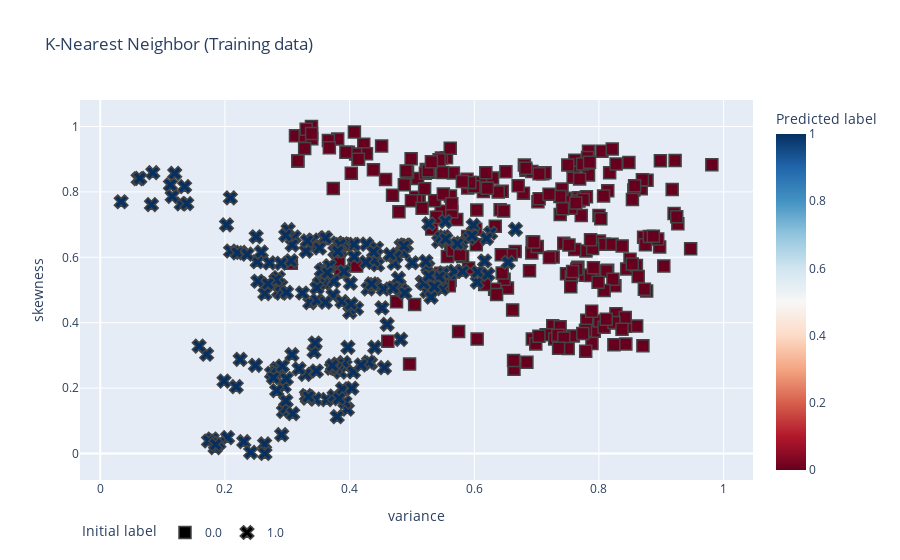

The notebook cell saved with this chart:
### Markdown cell above
# 4. Classification algorithms

### Code cell
# KNN classifier
from sklearn.neighbors import KNeighborsClassifier

# Define the model
knn = KNeighborsClassifier(n_neighbors=5)

# Train the model
knn.fit(X_train.values, y_train.values)

# Make predictions
knn_predictions = knn.predict(X_test.values)

# Visualize the kNN scatter plot
# Source: https://plotly.com/python/knn-classification/
fig = px.scatter(
    X_test, x='variance', y='skewness',
    color=knn_predictions, color_continuous_scale='RdBu',
    symbol=y_test, symbol_map={'0': 'square-dot', '1': 'circle-dot'},
    labels={'symbol': 'Initial label', 'color': 'Predicted label'},
    title="K-Nearest Neighbor (Training data)"
)

fig.update_traces(marker_size=12, marker_line_width=1.5)
fig.update_layout(legend_orientation='h')
fig.show()

### Figure 1 — Plotly figure (JSON) as saved in the notebook; plotly's stock layout.template omitted (floating-point values rounded to 4 significant figures; data arrays with more than 128 entries replaced by an {"elided": "..."} marker saying what was removed)
{"data": [{"hovertemplate": "Initial label=0.0<br>variance=%{x}<br>skewness=%{y}<br>Predicted label=%{marker.color}<extra></extra>", "legendgroup": "0.0", "marker": {"color": {"elided": "258 int values"}, "coloraxis": "coloraxis", "line": {"width": 1.5}, "size": 12, "symbol": "square"}, "mode": "markers", "name": "0.0", "orientation": "v", "showlegend": true, "type": "scatter", "x": {"elided": "258 float values"}, "xaxis": "x", "y": {"elided": "258 float values"}, "yaxis": "y"}, {"hovertemplate": "Initial label=1.0<br>variance=%{x}<br>skewness=%{y}<br>Predicted label=%{marker.color}<extra></extra>", "legendgroup": "1.0", "marker": {"color": {"elided": "195 int values"}, "coloraxis": "coloraxis", "line": {"width": 1.5}, "size": 12, "symbol": "x"}, "mode": "markers", "name": "1.0", "orientation": "v", "showlegend": true, "type": "scatter", "x": {"elided": "195 float values"}, "xaxis": "x", "y": {"elided": "195 float values"}, "yaxis": "y"}], "layout": {"coloraxis": {"colorbar": {"title": {"text": "Predicted label"}}, "colorscale": [[0, "rgb(103,0,31)"], [0.1, "rgb(178,24,43)"], [0.2, "rgb(214,96,77)"], [0.3, "rgb(244,165,130)"], [0.4, "rgb(253,219,199)"], [0.5, "rgb(247,247,247)"], [0.6, "rgb(209,229,240)"], [0.7, "rgb(146,197,222)"], [0.8, "rgb(67,147,195)"], [0.9, "rgb(33,102,172)"], [1, "rgb(5,48,97)"]]}, "legend": {"orientation": "h", "title": {"text": "Initial label"}, "tracegroupgap": 0}, "title": {"text": "K-Nearest Neighbor (Training data)"}, "xaxis": {"anchor": "y", "domain": [0, 1], "title": {"text": "variance"}}, "yaxis": {"anchor": "x", "domain": [0, 1], "title": {"text": "skewness"}}}}
